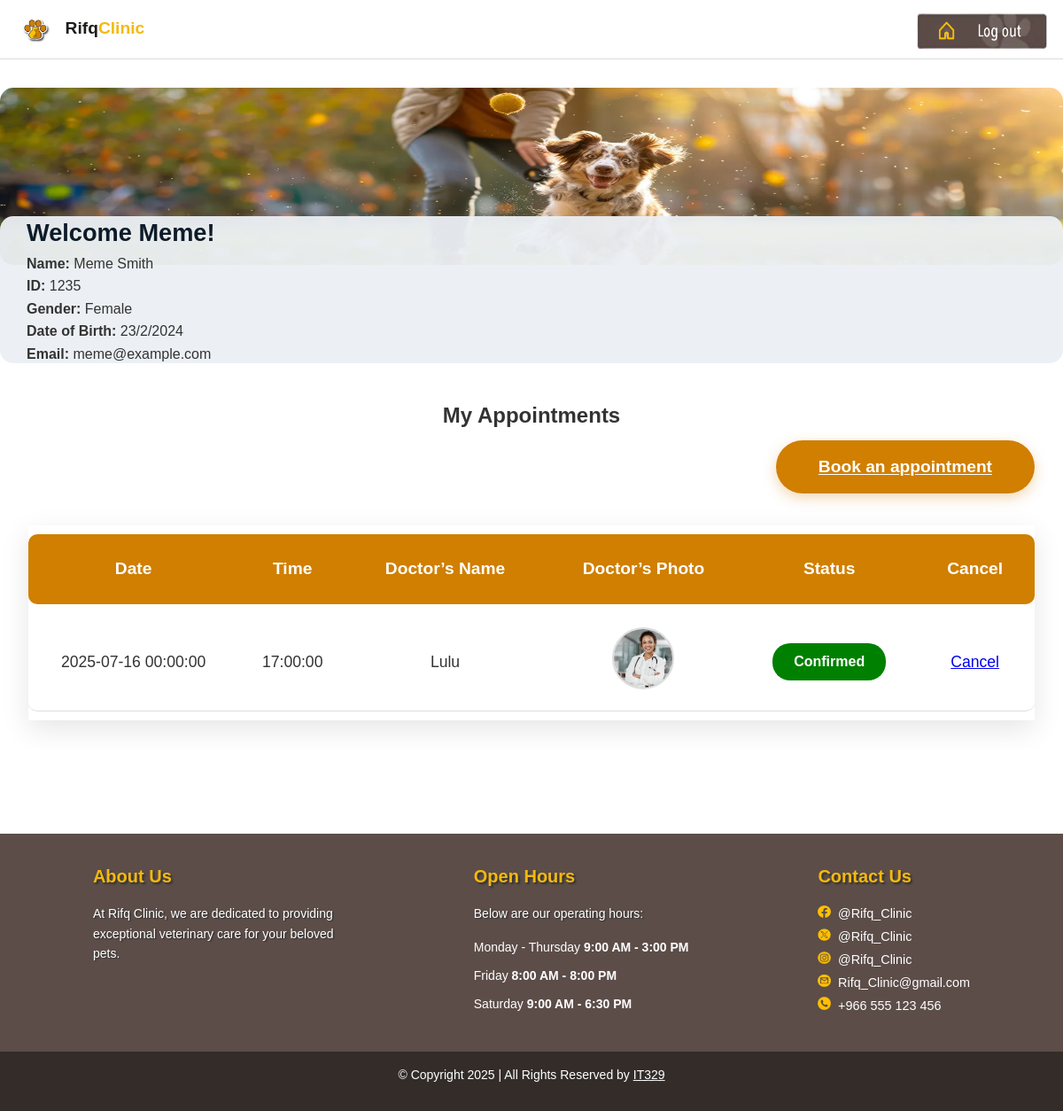
The app's page /php/Patient.php (signed in), older data.
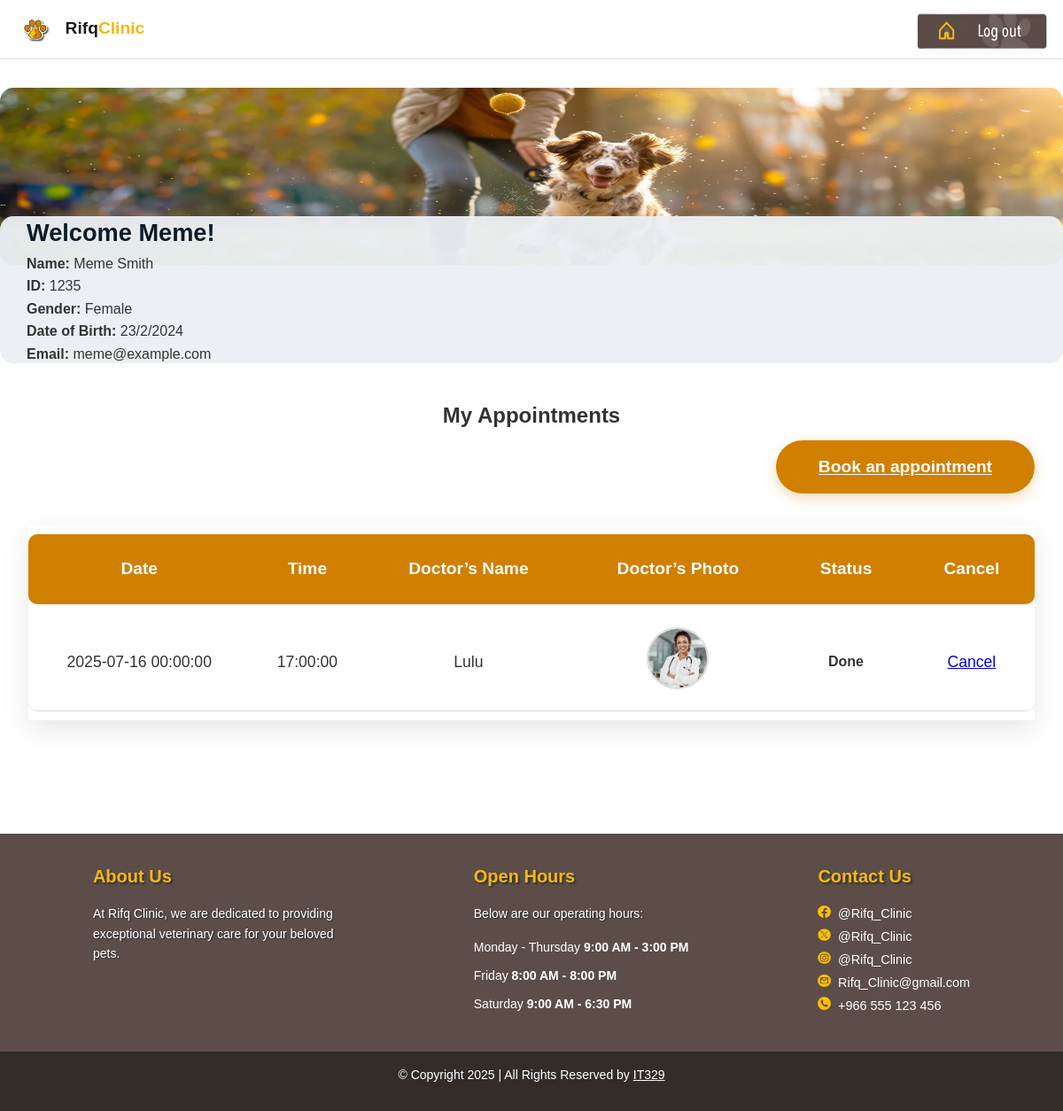
The same page, newer data.
### tables this page shows
CREATE TABLE `patient` (
  `id` int(11) NOT NULL,
  `firstName` varchar(50) NOT NULL,
  `lastName` varchar(50) NOT NULL,
  `Gender` enum('Male','Female') NOT NULL,
  `DoB` date NOT NULL,
  `emailAddress` varchar(100) NOT NULL,
  `password` varchar(255) NOT NULL
);

CREATE TABLE `appointment` (
  `id` int(11) NOT NULL,
  `PatientID` int(11) NOT NULL,
  `DoctorID` int(11) NOT NULL,
  `date` datetime NOT NULL,
  `time` time NOT NULL,
  `reason` text NOT NULL,
  `status` enum('Pending','Confirmed','Done') DEFAULT 'Pending'
);

CREATE TABLE `doctor` (
  `id` int(11) NOT NULL,
  `firstName` varchar(50) NOT NULL,
  `lastName` varchar(50) NOT NULL,
  `uniqueFileName` varchar(255) NOT NULL,
  `SpecialityID` int(11) NOT NULL,
  `emailAddress` varchar(100) NOT NULL,
  `password` varchar(255) NOT NULL
);

### php/Patient.php (the view, shortened to what this page needs)
<!DOCTYPE html>
<?php
$connection = mysqli_connect("localhost", "root", "root", "Rifq");
$patient_id = $_SESSION['user_id'];
$query = "SELECT firstName, lastName, emailAddress, DoB, Gender, id FROM Patient WHERE id = ?";
$stmt = $connection->prepare($query);
$stmt->bind_param("i", $patient_id);
$stmt->execute();
$result = $stmt->get_result();
$patient = $result->fetch_assoc();
$query = "SELECT A.id, A.date, A.time, D.firstName AS doctor_name, D.uniqueFileName AS doctor_photo, A.status
          FROM Appointment A
          JOIN Doctor D ON A.DoctorID = D.id
          WHERE A.PatientID = ?
          ORDER BY A.date, A.time";
$stmt = $connection->prepare($query);
$stmt->bind_param("i", $patient_id);
$stmt->execute();
$appointments = $stmt->get_result();
?>
<!DOCTYPE html>
<html lang="en">
<head>
    <link rel="stylesheet" href="../css/HFstyle.css">
    <link rel="stylesheet" href="../css/Patient.css">
</head>
<body>
    <header>
        <div class="container">
            <div class="logo">
                <a href="index.php"><img src="../images/logo.png" alt="Rifq Logo"> <span id="rifq">Rifq</span><span id="clinic">Clinic</span></a>
            </div>
            <div class="header-button">
                <a href="Logout.php"><img src="../images/LogOut.png" alt="Log out"></a>
            </div>
        </div>
    </header>
    <div class="page-banner-area">
        <div class="page-banner-image">
            <img src="../images/Patientinfo.png" alt="Banner Image">
        </div>
        <div class="page-banner-content">
            <div class="content-text">
            <h1>Welcome <?php echo htmlspecialchars($patient['firstName']); ?>!</h1>
            <p><strong>Name:</strong> <?php echo htmlspecialchars(($patient['firstName'] ?? 'Unknown') . ' ' . ($patient['lastName'] ?? '')); ?></p>
            <p><strong>ID:</strong> <?php echo htmlspecialchars($patient['id'] ?? 'N/A'); ?></p>
            <p><strong>Gender:</strong> <?php echo htmlspecialchars($patient['Gender'] ?? 'Not specified'); ?></p>
            <p><strong>Date of Birth:</strong> <?php echo isset($patient['DoB']) ? date('j/n/Y', strtotime($patient['DoB'])) : 'Unknown'; ?></p>
            <p><strong>Email:</strong> <?php echo htmlspecialchars($patient['emailAddress'] ?? 'No email available'); ?></p>
            </div>
        </div>
    </div>
    <div class="appointments-container">
        <h2 class="section-title">My Appointments</h2>
        <div class="appointment-actions">
            <a href="Appointment.php" class="book-appointment">Book an appointment</a>
        </div>
        <table class="appointments-table">
            <thead>
                <tr>
                    <th>Date</th>
                    <th>Time</th>
                    <th>Doctor’s Name</th>
                    <th>Doctor’s Photo</th>
                    <th>Status</th>
                    <th>Cancel</th>
                </tr>
            </thead>
            <tbody>
                <?php while ($row = $appointments->fetch_assoc()): ?>
                <tr>
                    <td><?php echo htmlspecialchars($row['date']); ?></td>
                    <td><?php echo htmlspecialchars($row['time']); ?></td>
                    <td><?php echo htmlspecialchars($row['doctor_name']); ?></td>
                    <td><img src="uploads/<?php echo htmlspecialchars($row['doctor_photo']); ?>" alt="Doctor's Photo"></td>
                    <td><span class="status <?php echo strtolower($row['status']); ?>"><?php echo htmlspecialchars($row['status']); ?></span></td>
                    <td><a href="cancel_appointment.php?id=<?php echo $row['id']; ?>" class="cancel-link">Cancel</a></td>
                </tr>
                <?php endwhile; ?>
            </tbody>
        </table>
    </div>
    <footer id="footer" class="footer">
        <div class="footer-top">
            <div class="container">
                <div class="row">
                    <div class="col">
                        <div class="single-footer">
                            <h2>About Us</h2>
                            <p>At Rifq Clinic, we are dedicated to providing exceptional veterinary care for your beloved pets.</p>
                        </div>
                    </div>
                    <div class="col">
                        <div class="single-footer">
                            <h2>Open Hours</h2>
                            <p>Below are our operating hours:</p>
                            <ul class="time-sidual">
                                <li class="day">Monday - Thursday <span>9:00 AM - 3:00 PM</span></li>
                                <li class="day">Friday <span>8:00 AM - 8:00 PM</span></li>
                                <li class="day">Saturday <span>9:00 AM - 6:30 PM</span></li>
                            </ul>
                        </div>
                    </div>
                    <div class="col">
                        <h2>Contact Us</h2>
                        <ul class="social">
                            <li><img src="../images/facebook-icon.png" alt="facebook"> @Rifq_Clinic</li>
                            <li><img src="../images/x-icon.png" alt="x"> @Rifq_Clinic</li>
                            <li><img src="../images/instagram-icon.png" alt="instagram"> @Rifq_Clinic</li>
                            <li><img src="../images/gmail-icon.png" alt="gmail"> Rifq_Clinic@gmail.com</li>
                            <li><img src="../images/phone-icon.png" alt="phone"> +966 555 123 456</li>
                        </ul>
                    </div>
                </div>
            </div>
        </div>
        <div class="copyright">
            <div class="container">
                <div class="row">
                    <div class="copyright-content">
                        <p>© Copyright 2025  |  All Rights Reserved by <span>IT329</span> </p>
                    </div>
                </div>
            </div>
        </div>
    </footer>
</body>
</html>

### css/HFstyle.css (style rules this page uses)
* { font-family: 'Poppins', sans-serif; margin: 0; padding: 0; box-sizing: border-box; }
body { color: #333; line-height: 1.6; background-color: #fff; }
header { padding: 0.2em 0.9em; border-bottom:0.1em solid #ddd; }
header .container { display: flex; align-items: center; justify-content: space-between; overflow:visible; }
header .header-button img { height:3.7em; width:10em; border-style:none; transition: transform 0.3s ease; }
header .logo { display:flex; text-decoration:none; transition: transform 0.3s ease; }
header a { text-decoration:none; display:flex; justify-content:center; align-items:center; }
header .logo span { font-size:1.2em; font-weight:bold; }
header .logo a #rifq { color:#1d1c1a; }
header .logo a #clinic { color:#f5b90d; }
header .logo img { height:3.2em; width:3.2em; margin-right:0.5em; }
.footer { background-color: #5c4d48; color: white; }
.footer-top .container .row { display:flex; justify-content:space-around; align-items:top; }
.footer-top span { font-weight:bold; }
.footer-top .container .row .col { max-width:25%; transition: transform 0.3s ease; }
.footer-top { padding: 2em; }
.footer h2 { text-shadow:0.1em 0.1em 0.1em #333; font-size: 20px; margin-bottom: 15px; color:#f5b90d; }
.footer p { font-size: 14px; margin-bottom: 15px; text-shadow:0.1em 0.1em 0.08em #333; }
.footer .social { font-size: 0.9em; }
.footer .social li { list-style: none; margin-bottom: 0.2em; }
.footer .social img { height:1em; width:1em; margin-right:0.3em; }
.footer .time-sidual { list-style: none; }
.footer .time-sidual li { font-size: 14px; margin-bottom: 10px; }
.copyright { bottom:0%; text-align: center; padding: 15px; background-color: #332c28; color: white; font-size: 14px; }
.copyright span { text-decoration:underline; }

### css/Patient.css (style rules this page uses)
body { background: white; font-family: 'Roboto', sans-serif; margin: 0; }
.appointments-container { background-color: #fff; border-radius: 15px; padding: 2rem; margin-top: 4rem; margin-bottom: 6rem; text-align: center; overflow: hidden; display: flex; flex-direction: column; justify-content: center; }
.section-title { font-family: 'Poppins', sans-serif; }
.appointments-table { width: 100%; border-collapse: separate; border-spacing: 0 10px; margin: 0; box-shadow: 0 10px 30px rgba(0, 0, 0, 0.1); }
.appointments-table th { background: #d07f00; color: #fff; font-weight: bold; padding: 1.5rem; text-align: center; font-size: 1.2rem; }
.appointments-table td { padding: 1rem; border-bottom: 1px solid #ddd; text-align: center; font-size: 1.1rem; color: #333; }
.status { padding: 0.5rem 1.2rem; border-radius: 20px; font-weight: bold; font-size: 1rem; display: inline-block; }
.appointments-table img { width: 70px; height: 70px; border-radius: 50%; object-fit: cover; border: 2px solid #ddd; }
.appointments-table th, .appointments-table td { border-left: none; border-right: none; }
.appointments-table th:first-child, .appointments-table td:first-child { border-radius: 10px 0 0 10px; }
.appointments-table th:last-child, .appointments-table td:last-child { border-radius: 0 10px 10px 0; }
.appointment-actions { text-align: right; margin-top: 1.5rem; }
.book-appointment { padding: 1.2rem 3rem; font-size: 1.2rem; font-weight: bold; background: #d07f00; color: white; border: none; border-radius: 50px; box-shadow: 0 5px 15px rgba(208, 127, 0, 0.3); transition: all 0.3s ease-in-out; cursor: pointer; margin-bottom: 8rem; }
.page-banner-area { position: relative; width: 100%; height: 85%; max-width: 1200px; margin: 2rem auto; overflow:visible; border-radius: 15px; margin-bottom: 7rem; }
.page-banner-content h1 { font-family: 'Poppins', sans-serif; }
.page-banner-image img { width: 100%; border-radius: 15px; height: 200px; }
.page-banner-image { height: 10%; width: 100%; }
.page-banner-content { position: absolute; top: 70%; width: 100%; height: 80%; background: rgba(235, 240, 245, 0.95); padding: 30px; border-radius: 15px; display: flex; align-items: center; justify-content: space-between; box-sizing: border-box; }
.content-text { max-width: 60%; }
.content-text h1 { font-size: 1.7rem; font-weight: bold; color: #0D1B2A; margin: 0; }
.content-text p { font-size: 1rem; margin: 0; color: #333; }
.status.confirmed { background: green; color: #fff; padding: 0.5rem 1.5rem; border-radius: 20px; }

### php/Patient.php (style rules this page uses)
.appointment-actions { margin-bottom: 50px !important; }

Row changes from the older to the newer data that the page shows:
changed appointment "Lulu": status "Confirmed" → "Done"
